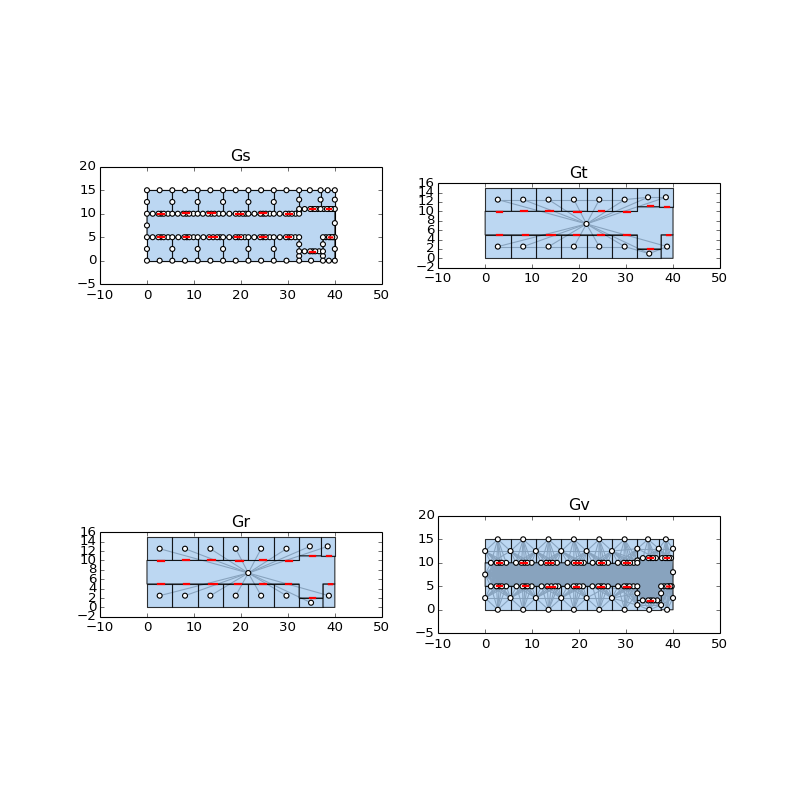

Recreate this plot in Python.
from pylayers.gis.layout import  *
import matplotlib.pyplot as plt
L = Layout('TA-Office.ini')
L.dumpr()
fig = plt.figure(figsize=(10,10))
ax = fig.add_subplot(221)
fig,ax = L.showG('s',fig=fig,ax=ax)
tis = plt.title("Gs")
ax = fig.add_subplot(222)
fig,ax = L.showG('t',fig=fig,ax=ax)
tit = plt.title("Gt")
ax = fig.add_subplot(223)
fig,ax = L.showG('r',fig=fig,ax=ax)
tic = plt.title("Gr")
ax = fig.add_subplot(224)
fig,ax = L.showG('v',fig=fig,ax=ax)
tiv = plt.title("Gv")
plt.show()
